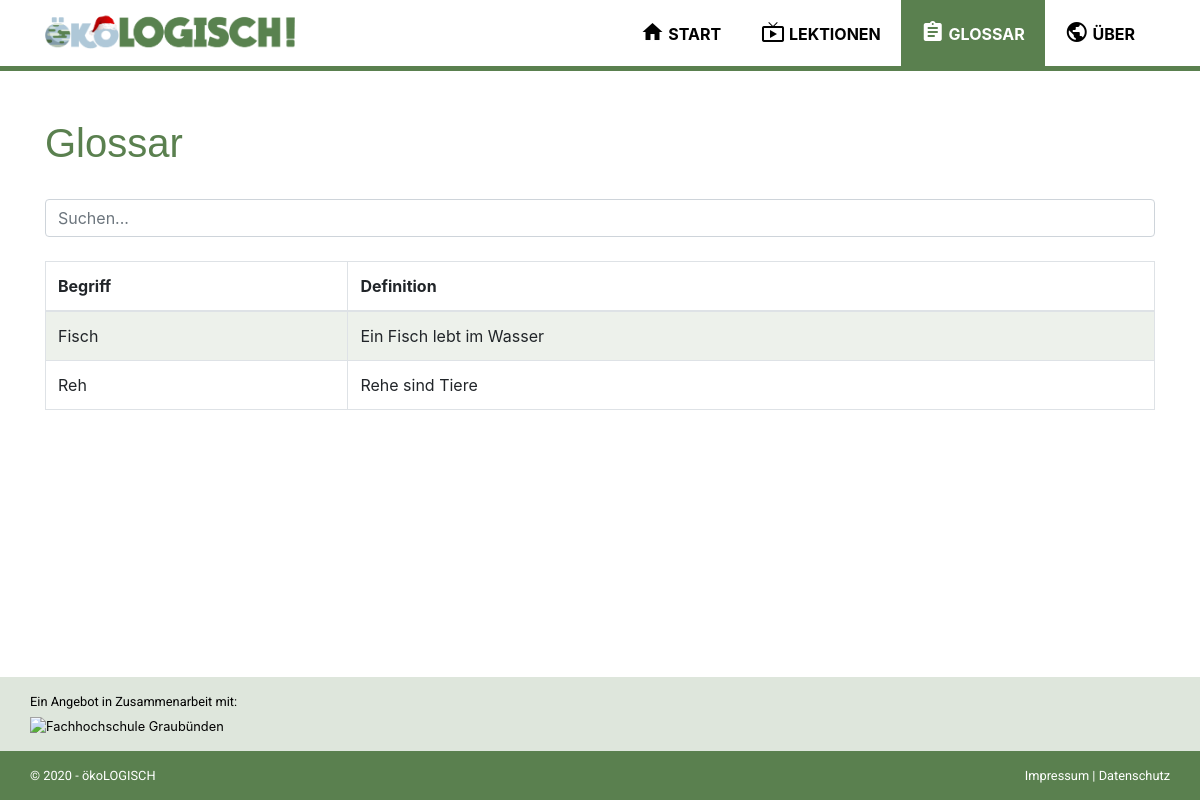
The page /glossar.php on the database as committed earlier.
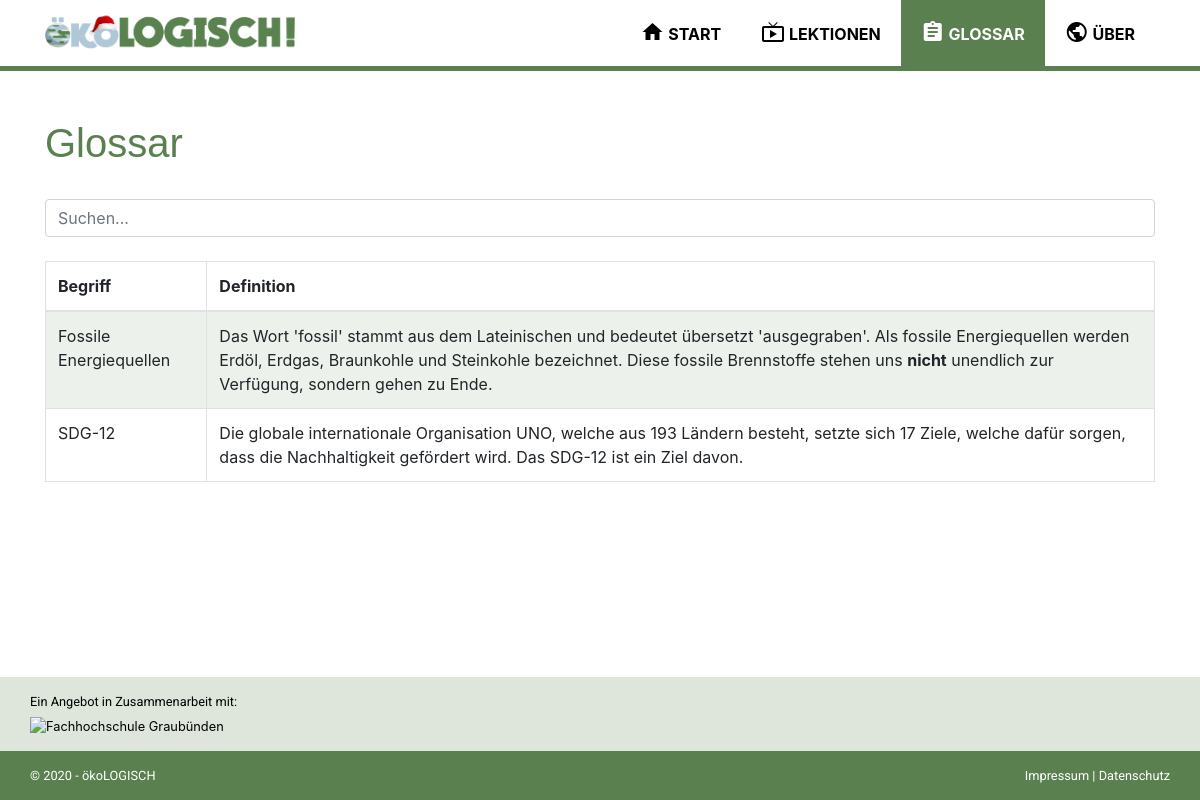
The same page on the database as committed later.
### tables this page shows
CREATE TABLE `tbl_glossar` (
  `id` int(11) NOT NULL,
  `name` varchar(255) NOT NULL,
  `definition` text NOT NULL
);

### data/data.php (called while the page is built, shortened)
<?php
function get_db_connection()
{
	global $db_host, $db_name, $db_user, $db_pass, $db_charset;
	$dsn = "mysql:host=$db_host;dbname=$db_name;charset=$db_charset";
	$options = [
		PDO::ATTR_ERRMODE            => PDO::ERRMODE_EXCEPTION,
		PDO::ATTR_DEFAULT_FETCH_MODE => PDO::FETCH_ASSOC,
		PDO::ATTR_EMULATE_PREPARES   => false
	];
	try {
		$db = new PDO($dsn, $db_user, $db_pass, $options);
	} catch (\PDOException $e) {
		throw new \PDOException($e->getMessage(), (int)$e->getCode());
	}
	return $db;
}
function get_glossar()
{
	$db = get_db_connection();
	$sql = "SELECT * FROM tbl_glossar ORDER BY name ASC;";
	$result = $db->query($sql);
	return $result->fetchAll();
}

### glossar.php (the view)
<?php
require_once('data/data.php');
$definitions = get_glossar();
?>
<?php require_once('templates/head.php'); ?>
<?php require_once('templates/navbar.php'); ?>
<section class="container data-protection my-5">
    <h2 class="pb-4">Glossar</h2>
    <div class="row">
        <div class="col-12">
            <input class="form-control shadow-none" id="searchInput" type="text" placeholder="Suchen...">
            <br>
            <table class="table table-bordered table-striped">
                <thead>
                    <tr>
                        <th>Begriff</th>
                        <th>Definition</th>
                    </tr>
                </thead>
                <tbody id="glossar_table">
                <?php
                    foreach ($definitions as $definition){
                ?>
                    <tr>
                        <td><?php echo $definition['name']; ?></td>
                        <td><?php echo $definition['definition']; ?></td>
                    </tr>
                    <?php } ?>
                </tbody>
            </table>
        </div>
    </div>
</section>
<?php require_once('templates/footer.php'); ?>

### templates/head.php (shortened to what this page needs)
<!doctype html>
<html lang="de">
<head>
  <link rel="stylesheet" href="assets/css/main.min.css">
</head>
<body class="d-flex flex-column min-vh-100">

### templates/navbar.php (shortened to what this page needs)
<div class="navbar-area <?php echo isset($category['title']) ? strtolower($category['title']) : ''; ?>">
    <div class="container">
        <nav class="site-navbar">
            <a href="index" class="site-logo"><img src="assets/logo/logo_christmas.png" alt="ökoLOGISCH" loading="lazy"></a>
            <ul>
                <li id="nav-home">
                    <a href="." >
                        <span class="material-icons">
                        </span>
                        <span>
                            Start
                        </span>
                    </a>
                </li>
                <li id="nav-lessons">
                    <a href="./lessons">
                        <span class="material-icons">
                        </span>
                        <span>
                            Lektionen
                        </span>
                    </a>
                </li>
                <li id="nav-glossar">
                    <a href="./glossar">
                        <span class="material-icons">
                        </span>
                        <span>
                            Glossar
                        </span>
                    </a>
                </li>
                <li id="nav-about">
                    <a href="./about?de=true">
                        <span class="material-icons">
                        </span>
                        <span>
                            Über
                        </span>
                    </a>
                </li>
            </ul>
        </nav>
    </div>
</div>

### templates/footer.php (shortened to what this page needs)
<footer class="page-footer small mt-auto">
  <div class="container-fluid footer-top">
    <div class="container">
      <p>Ein Angebot in Zusammenarbeit mit:</p>
      <a target="_blank" href="https://www.fhgr.ch/"><img src="https://www.fhgr.ch/typo3conf/ext/sfptemplate/RootPage/Default/Resources/Public/Partials/Logo/Images/Logo.svg" alt="Fachhochschule Graubünden" ></a>
    </div>
  </div>
  <div class="container-fluid footer-copyright">
    <div class="container">
      <div class="row">
        <div class="col">
          <p class="text-left">© <?php echo date("Y"); ?> - <a href="./">ökoLOGISCH</a></p>
        </div>
        <div class="col">
          <p class="text-right"><a href="./imprint">Impressum</a> | <a href="./data-protection">Datenschutz</a></p>
        </div>
      </div>
    </div>
  </div>
</footer>
</body>
</html>

Rows that differ between the two databases and show on the page:
removed tbl_glossar: name "Fisch", definition "Ein Fisch lebt im Wasser"
removed tbl_glossar: name "Reh", definition "Rehe sind Tiere"
added tbl_glossar: name "Fossile Energiequellen", definition "Das Wort 'fossil' stammt aus dem Lateinischen und bedeutet übersetzt 'ausgegraben'. Als fossile Energiequellen werden Erdöl, Erdgas, Braunkohle und Steinkohle bezeichnet. Diese fossile Brennstoffe stehen uns nicht unendlich zur Verfügung, sondern gehen zu Ende."
added tbl_glossar: name "SDG-12", definition "Die globale internationale Organisation UNO, welche aus 193 Ländern besteht, setzte sich 17 Ziele, welche dafür sorgen, dass die Nachhaltigkeit gefördert wird. Das SDG-12 ist ein Ziel davon."
